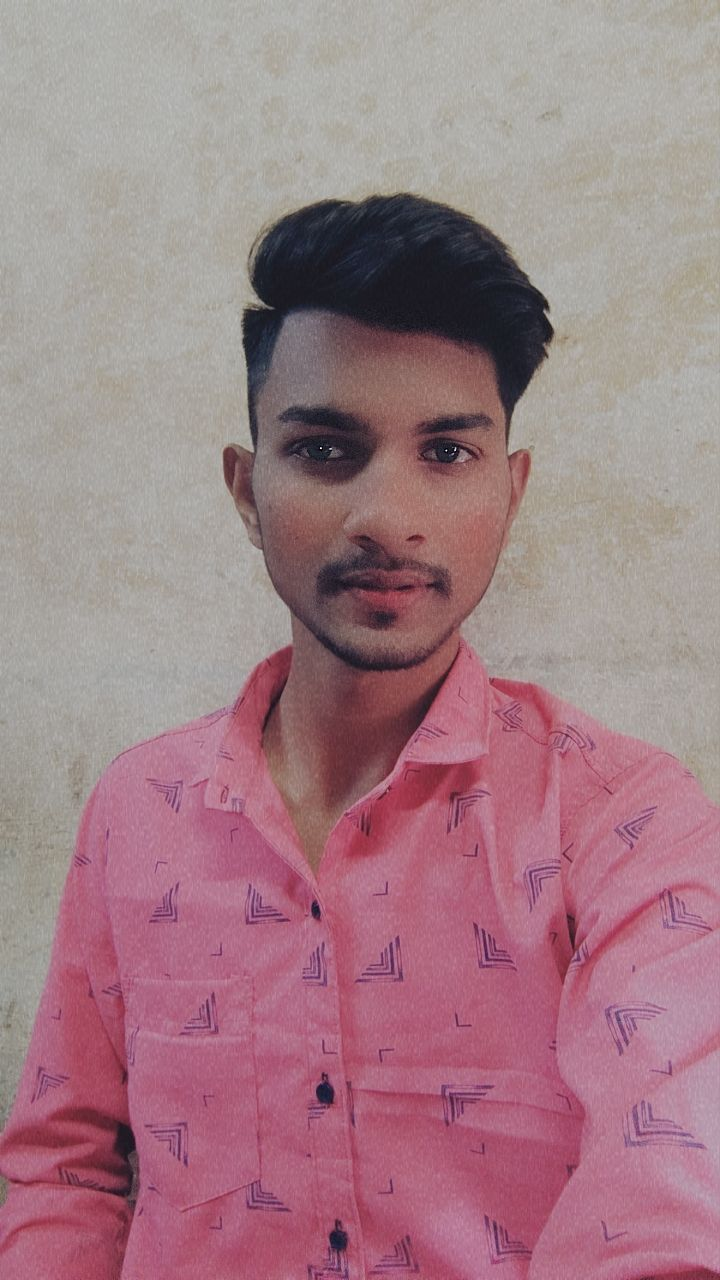
#> input picture Assignment/python/face recognition/prs.jpg, 720 x 1280 px, found by its file name
$ python 'face recognition.py'
#> lines starting #> are read from the running program, lines starting #| are printed output that depends on the picture
import cv2

# Loading The Cascade File
face_cascade = cv2.CascadeClassifier(r'D:\\paras\\Assignment\\python\\Face Recognition\\haarcascade_frontalface_default.xml')

# Reading the Input Image (you can change this to p1.png or rdj.jpg as needed)
image_path = r'D:\\paras\\Assignment\\python\\Face Recognition\\prs.jpg'  # Change to rdj.jpg if needed
image = cv2.imread(image_path)
#> image is the input picture: shape (1280, 720, 3); mean B, G, R 133.7, 125.8, 160.7

# Check if the image was loaded successfully
if image is None:
    print("Error: Could not load image. Check the file path.")
else:
    # Resizing the Image
    img = cv2.resize(image, None, fx=0.3, fy=0.3)

    # Converting the image into grayscale image
    imgGray = cv2.cvtColor(img, cv2.COLOR_BGR2GRAY)
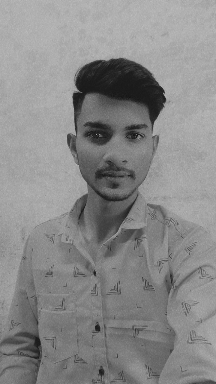
#> imgGray: shape (384, 216); min 18, max 189, mean 137

    # Detecting The Faces
    faces = face_cascade.detectMultiScale(imgGray, 1.2, 5)
#> faces = [[59, 89, 116, 116]]

    # Pointing The Faces
    for (x, y, w, h) in faces:
        cv2.rectangle(img, (x, y), (x + w, y + h), (255, 0, 0), 2)
#> this loop made 1 pass
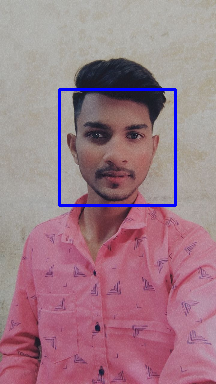
#> img: shape (384, 216, 3); mean B, G, R 135.8, 123.6, 158.3

    # Displaying The Output Image
    cv2.imshow('img', img)
    cv2.waitKey(0)  # Wait for a key press to close the window
    cv2.destroyAllWindows()  # Close all OpenCV windows

$ run again, with Assignment/python/face recognition/rdj.jpg copied over Assignment/python/face recognition/prs.jpg
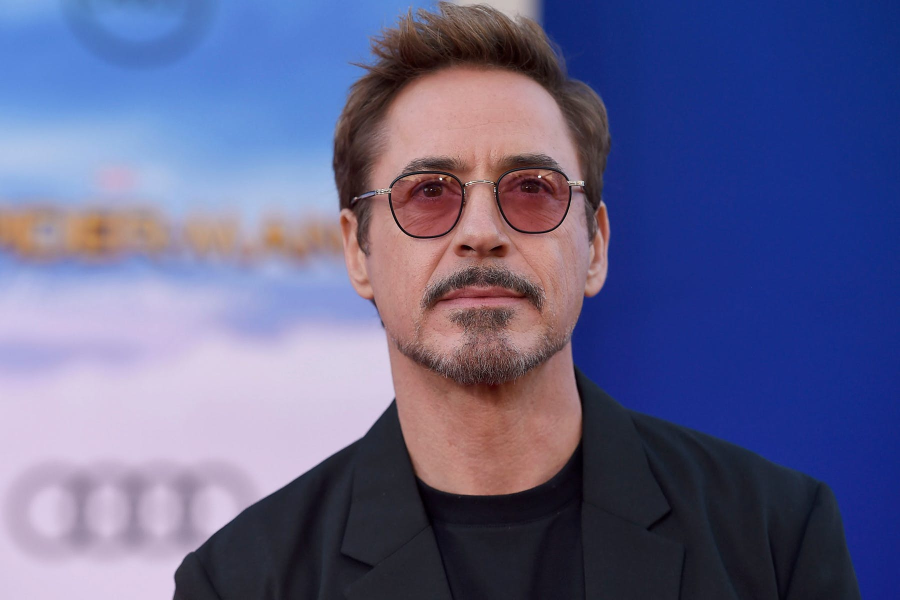
#> input picture Assignment/python/face recognition/rdj.jpg, 1800 x 1200 px, found by its file name (shown at 1/2 size)
#> image is the input picture: shape (1200, 1800, 3); mean B, G, R 140.1, 99.5, 98.5
#> `imgGray = cv2.cvtColor(img, cv2.COLOR_BGR2GRAY)`:
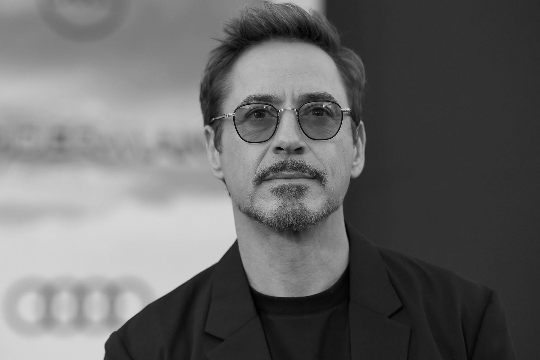
#> imgGray: shape (360, 540); min 1, max 237, mean 103.8
#> faces = [[193, 42, 193, 193]]
#> the loop `for (x, y, w, h) in faces:` made 1 pass
#> after the loop `for (x, y, w, h) in faces:`:
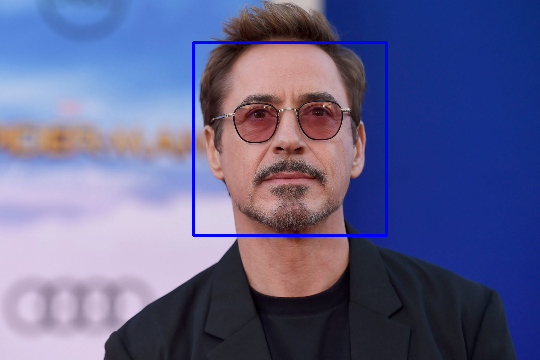
#> img: shape (360, 540, 3); mean B, G, R 141.4, 98.3, 97.3
